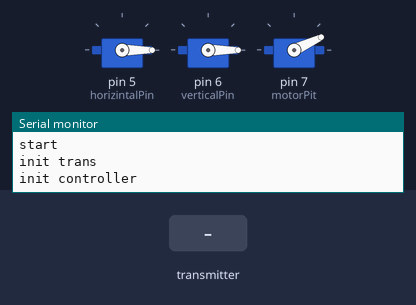
A sketch run on a simulated Arduino Uno, built with avr-gcc and run on an emulated ATmega328P. Parts: 3 × servo, the last lines printed to the serial monitor. The test bench sets the inputs (shaded band). No radio packets arrive unless stated.

Above: at 9.2 s.
9.3 s: the transmitter starts sending recievedData.0 = 64
At 10.5 s:
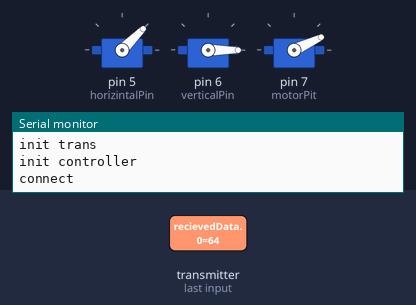
10.8 s: the transmitter starts sending recievedData.1 = 64
At 11.6 s:
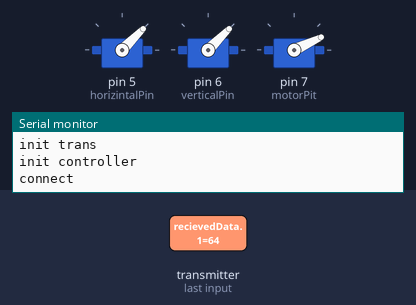
12.3 s: the transmitter starts sending recievedData.2 = 64
At 12.7 s:
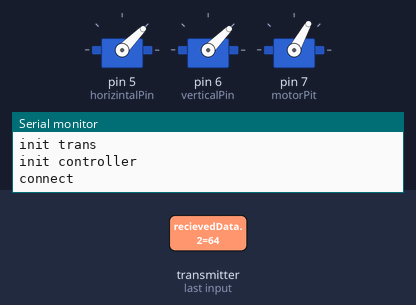
13.8 s: the transmitter starts sending recievedData.0 = 0
At 15.0 s:
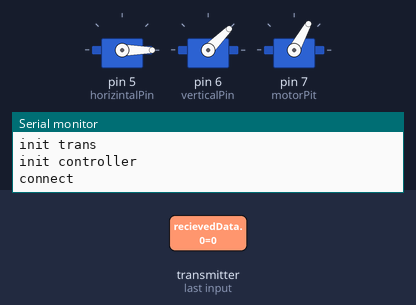
15.3 s: the transmitter starts sending recievedData.1 = 0
At 16.2 s:
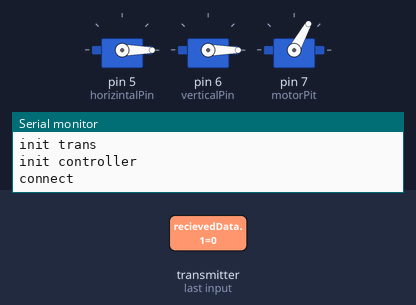
16.8 s: the transmitter starts sending recievedData.0 = 255
At 17.4 s:
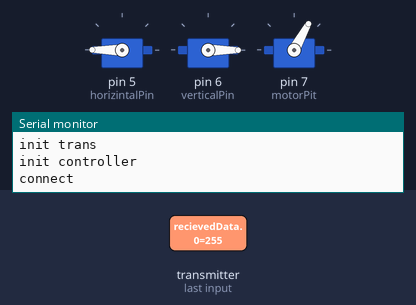
Timing chart, 0 to 19.3 s (numbered marks = the images above; inputs shaded):
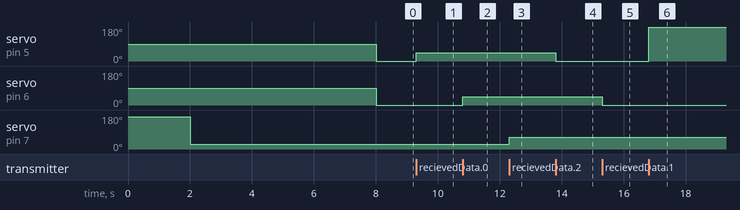

Measured:
- after the input at 9.3 s, servo on pin 5 (horizintalPin): 0° → 45° at once
- after the input at 10.8 s, servo on pin 6 (verticalPin): 0° → 45° at once
- after the input at 12.3 s, servo on pin 7 (motorPit): 25° → 61° at once
- after the input at 13.8 s, servo on pin 5 (horizintalPin): 45° → 0° at once
- after the input at 15.3 s, servo on pin 6 (verticalPin): 45° → 0° at once
- after the input at 16.8 s, servo on pin 5 (horizintalPin): 0° → 180° at once

The sketch:

device.ino
```cpp
void setup() {
  Serial.begin(9600);
  Serial.println("start");
  initTransfer();
  Serial.println("init trans");
  innitControll();
  Serial.println("init controller");
}

void loop() {
  transferLoop();
  controllLoop();
}
```

controll.ino
```cpp
// Szervo
// horizintal = map(horizintal, 0, 1023, 0, 180);
//
// Motor
// motorSpeed = map(motorSpeed, 0, 1023, 800, 2300);
// motor.writeMicroseconds(motorSpeed);

#include <Servo.h>

Servo horizintal;
Servo vertical;
Servo motor;

const int horizintalPin = 5;
const int verticalPin = 6;
const int motorPit = 7;

void innitControll() {
  horizintal.attach(horizintalPin);
  vertical.attach(verticalPin);
  motor.attach(motorPit);
  motorEnable();
}

void motorEnable() {
  motor.writeMicroseconds(2300);
  delay(2000);
  motor.writeMicroseconds(800);
  delay(6000);
}

void controllLoop() {
  int motorSpeed = map(getData(2), 0, 255, 800, 2300);
  motor.writeMicroseconds(motorSpeed);

  horizintal.write(map(getData(0), 0, 255, 0, 180));

  vertical.write(map(getData(1), 0, 255, 0, 180));
 // Serial.println(motorSpeed);
//  getData(2);
}

void reset() {
  motor.writeMicroseconds(800);
}
```

transfer.ino
```cpp
#include <SPI.h>
#include "nRF24L01.h"
#include "RF24.h"

RF24 radio(9, 10);

byte address[][6] = {"1Node", "2Node", "3Node", "4Node", "5Node", "6Node"};

byte recievedData[3];

uint32_t timer;
int timeout = 2500;

bool connectionOpen = false;

void initTransfer() {
  radio.begin();
  radio.setAutoAck(1);
  radio.setRetries(0,15);
  radio.enableAckPayload();
  radio.setPayloadSize(32);

  radio.openReadingPipe(1,address[0]);
  radio.setChannel(0x10);

  radio.setPALevel (RF24_PA_MAX);
  radio.setDataRate (RF24_250KBPS);

  radio.powerUp();
  radio.startListening();
}

void transferLoop() {
   byte pipeNo;
   if (radio.available(&pipeNo)) {
    if (!connectionOpen) {
      Serial.println("connect");
      connectionOpen = true;
    }

    timer = millis();
    radio.read( &recievedData, sizeof(recievedData) );
  //  Serial.println(recievedData[2]);
   }
   checTtimer();
}

void checTtimer() {
  if (millis() - timer >= timeout) {
    if (connectionOpen) {
      Serial.println("disconnect");
      connectionOpen = false;
      timer+= timeout;
      recievedData[2] = 0;
      reset();
    }

  }
}

byte getData(int id) {
  return recievedData[id];
}
```
